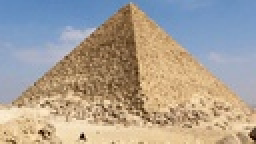
%> input picture Filters/JBF1/Joint Bilateral filter/image1.jpg, 128 x 72 px, shrunk from 950 x 534 before the run (shown 2 times larger)
$ octave Demo.m   (GNU Octave 9; MATLAB toolbox functions it lacks are replaced by stand-ins)
%> lines starting %> are read from the running program, lines starting %| are printed output that depends on the picture
### Filters/JBF1/Joint Bilateral filter/bfilter2.m
function img_out = bfilter2(image1, image2, n, sigma1, sigma2)
%bfilter2 function: perfrom two dimensional bilateral gaussian filtering.
%The standard deviations of the bilateral filter are given by sigma1 and
%sigma2, where the standard deviation of spatial-domain is given by sigma1
% and the standard deviation intensity-domain is given by sigma2.
%This function presents both bilateral filter and joint-bilateral filter.
%If you use the same image as image1 and image2, it is the normal bilateral
%filter; however, if you use different images in image1 and image2, you can
%use it as joint-bilateral filter, where the intensity-domain (range weight)
%calculations are performed using image2 and the spatial-domain (space weight)
%calculations are performed using image1.

%Usage:
%   %Example1: normal bilateral filter using 5x5 kernel, spatial-sigma=1.2, and
%   %intensity-sigma= 0.25:
%   image=bfilter2(I1,I1,5,1.2,0.25);
%   %Example2: joint-bilateral filter using 5x5 kernel, spatial-sigma=1.2,
%   %and range-sigma= 0.25, the spatial-domain calculations are performed
%   %using image (I1) and the intensity-domain calulcations (range weight)
%   %are performed using image (I2):
%   image=bfilter2(I1,I2,5,1.2,0.25);
%   %Example3: use the default values for n, sigma1, and sigma2
%   image=bfilter2(I1);

%Input:
%   -image1: the spatial-domain image
%   -image2: the intensity-domain (range weight) image (use the same image
%   for the normal bilateral filter. Use different images for joint-bilateral
%   filter.
%   (default, use the same image; i.e. image2=image1)
%   -n: kernel (window) size [nxn], should be odd number (default=5)
%   -sigma1: the standard deviation of spatial-domain (default=1.2)
%   sigma2: the standard deviation of intensity-domain (default=0.25)

%Author: Mahmoud Afifi, York University.

%argument's check
if nargin<1
    error('Too few input arguments');
elseif nargin<2
    image2=image1;
    n=5;
    sigma1=1.2;
    sigma2=0.25;
elseif nargin<3
    n=5;
    sigma1=1.2;
    sigma2=0.25;
elseif nargin<4
    sigma1=1.2;
    sigma2=0.25;
elseif nargin<5
    sigma2=0.25;
end

%kernel size check
if mod(n,2)==0
    error('Please use odd number for kernel size');
end
%dimensionality check
if size(image1,1)~=size(image2,1) || size(image1,2)~=size(image2,2) || ...
        size(image1,3)~=size(image2,3)
    error('Both images should have the same dimensions and number of color channels');
end


% disp('JBF1');

w=floor(n/2);

% spatial-domain weights.
[X,Y] = meshgrid(-w:w,-w:w);
gs = exp(-(X.^2+Y.^2)/(2*sigma1^2));

%normalize images
if isa(image1,'uint8')==1
    image1=double(image1)/255;
end

if isa(image2,'uint8')==1
    image2=double(image2)/255;
end

%intialize img_out
img_out=zeros(size(image1,1),size(image1,2),size(image1,3));
%padd both iamges
image1=padarray(image1,[w w],'replicate','both');
image2=padarray(image2,[w w],'replicate','both');
for i=ceil(n/2):size(image1,1)-w
    for j=ceil(n/2):size(image1,2)-w
        patch1(:,:,:)=image1(i-w:i+w,j-w:j+w,:);
        patch2(:,:,:)=image2(i-w:i+w,j-w:j+w,:);
        d=(repmat(image2(i,j,:),[n,n])-patch2).^2;
        % intensity-domain weights. (range weights)
        gr=exp(-(d)/(2*sigma2^2));
        for c=1:size(image1,3)
            g(:,:,c)=gs.*gr(:,:,c); %bilateral filter
            normfactor=1/sum(sum(g(:,:,c))); %normalization factor
            %apply equation:
            %out[i]=normfactor*sum (kernel * image)
            img_out(i-ceil(n/2)+1,j-ceil(n/2)+1,c)=...
                sum(sum(g(:,:,c).*patch1(:,:,c)))*normfactor;
         %   imshow(img_out,[]);
        end

    end
end

%img_out=uint8(img_out*255);
end

### Filters/JBF1/Joint Bilateral filter/Demo.m
%Demo
%Author: Mahmoud Afifi, York University

close all
clear all
clc
%Bilateral filter
I1=imread('image1.jpg');
%> I1 is the input picture: size 72x128x3 uint8; mean R, G, B 168.8, 159.8, 149.3
I2=I1; %use the same image for traditional bilateral filter
result=bfilter2(I1,I2,15,2,0.15);
%> in bfilter2, `image1=padarray(image1,[w w],'replicate','both');`:
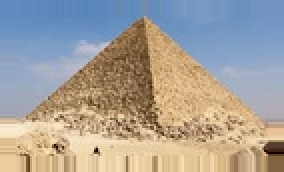
%> image1: size 86x142x3 double (shown 2 times larger); mean R, G, B 0.651, 0.63, 0.604
%> after the loop in bfilter2, `for i=ceil(n/2):size(image1,1)-w`:
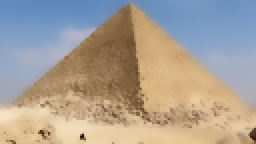
%> img_out: size 72x128x3 double (shown 2 times larger); mean R, G, B 0.663, 0.628, 0.587
figure;
imshow(result);
title('Bilateral filter');
imwrite(result,'result1.jpg');

%Joint-bilateral filter
I2=imread('image2.jpg');
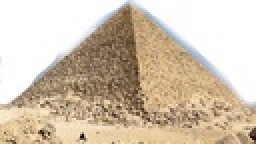
%> input picture Filters/JBF1/Joint Bilateral filter/image2.jpg, 128 x 72 px, shrunk from 950 x 534 before the run (shown 2 times larger)
%> I2 is the input picture: size 72x128x3 uint8; mean R, G, B 210.5, 195, 174.7
result=bfilter2(I1,I2,15,2,0.15);
%> call 2 of bfilter2, with n = 15, sigma1 = 2, sigma2 = 0.15
%> in bfilter2 (call 2), `image2=padarray(image2,[w w],'replicate','both');`:
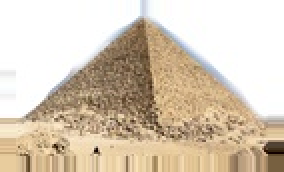
%> image2: size 86x142x3 double (shown 2 times larger); mean R, G, B 0.846, 0.79, 0.714
figure;
imshow(result);
title('Joint-bilateral filter');
imwrite(result,'result2.jpg');
